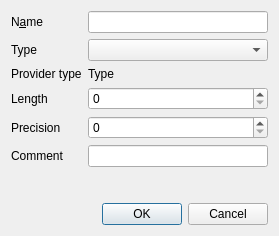
<?xml version="1.0" encoding="UTF-8"?>
<ui version="4.0">
 <class>QgsAddAttrDialogBase</class>
 <widget class="QDialog" name="QgsAddAttrDialogBase">
  <property name="geometry">
   <rect>
    <x>0</x>
    <y>0</y>
    <width>279</width>
    <height>236</height>
   </rect>
  </property>
  <property name="windowTitle">
   <string>Add Field</string>
  </property>
  <property name="modal">
   <bool>true</bool>
  </property>
  <layout class="QGridLayout" name="gridLayout">
   <item row="3" column="0">
    <widget class="QLabel" name="label">
     <property name="text">
      <string>Provider type</string>
     </property>
    </widget>
   </item>
   <item row="0" column="1">
    <widget class="QLineEdit" name="mNameEdit"/>
   </item>
   <item row="0" column="0">
    <widget class="QLabel" name="textLabel1">
     <property name="text">
      <string>N&amp;ame</string>
     </property>
     <property name="buddy">
      <cstring>mNameEdit</cstring>
     </property>
    </widget>
   </item>
   <item row="5" column="0">
    <widget class="QLabel" name="mPrecLabel">
     <property name="toolTip">
      <string>Maximum number of digits after the decimal place. For example 123.45 requires a field precision of 2.</string>
     </property>
     <property name="text">
      <string>Precision</string>
     </property>
     <property name="buddy">
      <cstring>mPrec</cstring>
     </property>
    </widget>
   </item>
   <item row="4" column="0">
    <widget class="QLabel" name="mLengthLabel">
     <property name="toolTip">
      <string>Total length of field (including the number of digits after the decimal place for decimal fields).&lt;br&gt;For example 123.45 requires a decimal field length of 5, and 123456 requires an integer field length of 6.</string>
     </property>
     <property name="text">
      <string>Length</string>
     </property>
     <property name="buddy">
      <cstring>mLength</cstring>
     </property>
    </widget>
   </item>
   <item row="2" column="0">
    <widget class="QLabel" name="textLabel2">
     <property name="text">
      <string>Type</string>
     </property>
     <property name="buddy">
      <cstring>mTypeBox</cstring>
     </property>
    </widget>
   </item>
   <item row="8" column="1">
    <widget class="QDialogButtonBox" name="buttonBox">
     <property name="standardButtons">
      <set>QDialogButtonBox::Cancel|QDialogButtonBox::Ok</set>
     </property>
    </widget>
   </item>
   <item row="3" column="1">
    <widget class="QLabel" name="mTypeName">
     <property name="text">
      <string>Type</string>
     </property>
     <property name="buddy">
      <cstring>mTypeBox</cstring>
     </property>
    </widget>
   </item>
   <item row="5" column="1">
    <widget class="QgsSpinBox" name="mPrec">
     <property name="toolTip">
      <string>Maximum number of digits after the decimal place. For example 123.45 requires a field precision of 2.</string>
     </property>
    </widget>
   </item>
   <item row="2" column="1">
    <widget class="QComboBox" name="mTypeBox"/>
   </item>
   <item row="4" column="1">
    <widget class="QgsSpinBox" name="mLength">
     <property name="toolTip">
      <string>Total length of field (including the number of digits after the decimal place for decimal fields).&lt;br&gt;For example 123.45 requires a decimal field length of 5, and 123456 requires an integer field length of 6.</string>
     </property>
    </widget>
   </item>
   <item row="7" column="1">
    <spacer name="verticalSpacer">
     <property name="orientation">
      <enum>Qt::Vertical</enum>
     </property>
     <property name="sizeHint" stdset="0">
      <size>
       <width>20</width>
       <height>40</height>
      </size>
     </property>
    </spacer>
   </item>
   <item row="6" column="0">
    <widget class="QLabel" name="mLabelComment">
     <property name="text">
      <string>Comment</string>
     </property>
     <property name="buddy">
      <cstring>mCommentEdit</cstring>
     </property>
    </widget>
   </item>
   <item row="6" column="1">
    <widget class="QLineEdit" name="mCommentEdit"/>
   </item>
  </layout>
 </widget>
 <layoutdefault spacing="6" margin="11"/>
 <customwidgets>
  <customwidget>
   <class>QgsSpinBox</class>
   <extends>QSpinBox</extends>
   <header>qgsspinbox.h</header>
  </customwidget>
 </customwidgets>
 <tabstops>
  <tabstop>mNameEdit</tabstop>
  <tabstop>mTypeBox</tabstop>
  <tabstop>mLength</tabstop>
  <tabstop>mPrec</tabstop>
 </tabstops>
 <resources/>
 <connections>
  <connection>
   <sender>buttonBox</sender>
   <signal>accepted()</signal>
   <receiver>QgsAddAttrDialogBase</receiver>
   <slot>accept()</slot>
   <hints>
    <hint type="sourcelabel">
     <x>254</x>
     <y>206</y>
    </hint>
    <hint type="destinationlabel">
     <x>263</x>
     <y>68</y>
    </hint>
   </hints>
  </connection>
  <connection>
   <sender>buttonBox</sender>
   <signal>rejected()</signal>
   <receiver>QgsAddAttrDialogBase</receiver>
   <slot>reject()</slot>
   <hints>
    <hint type="sourcelabel">
     <x>254</x>
     <y>206</y>
    </hint>
    <hint type="destinationlabel">
     <x>6</x>
     <y>77</y>
    </hint>
   </hints>
  </connection>
 </connections>
</ui>
